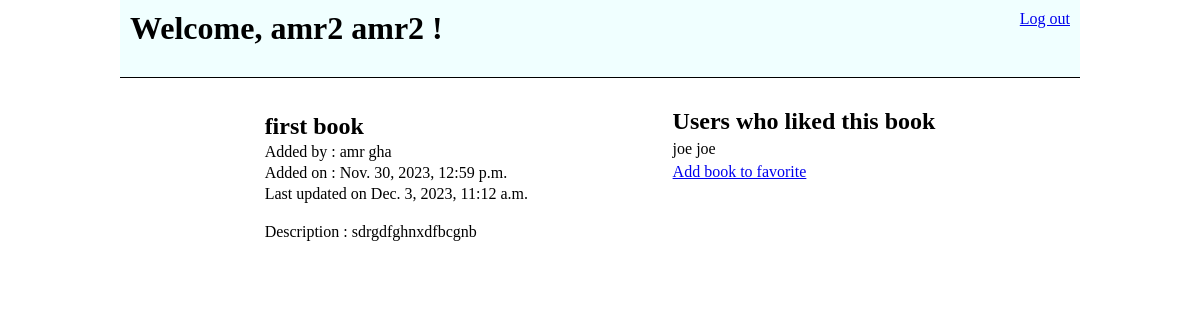
Screenshot of /book_details/3 (signed in) with the database file from the repository.
### favorite_books_app/models.py (models this page shows)
class User(models.Model):
    first_name = models.CharField(max_length=45)
    last_name = models.CharField(max_length=45)
    email_address = models.CharField(max_length = 45)
    password = models.CharField(max_length=100)
    created_at = models.DateTimeField(auto_now_add=True)
    updated_at = models.DateTimeField(auto_now=True)
    objects = usermanager()

class Book(models.Model):
    title = models.CharField(max_length=45)
    desc = models.TextField(null=True)
    created_at = models.DateTimeField(auto_now_add=True)
    updated_at = models.DateTimeField(auto_now=True)
    fav_users = models.ManyToManyField(User, related_name='fav_books')
    my_user = models.ForeignKey(User, related_name='books', on_delete=models.CASCADE )
    objects = bookmanager()

### favorite_books_app/views.py (the view)
# urls.py: path('book_details/<id>',views.book_details),
def book_details(request,id):
    content = {
        'book': Book.objects.get(id = id),
        'fav_users':User.objects.filter(fav_books = Book.objects.get(id = id)),
        'current_user' : User.objects.get(id = request.session['id']),
    }
    return render(request,'book_details.html',content)

### favorite_books_app/templates/book_details.html (shortened to what this page needs)
<!DOCTYPE html>
<html lang="en">
<head>
    {% load static %}
    <link rel="stylesheet" href="{% static 'CSS/style.css' %}">
</head>
<body>
    <div class="container">
        <div class="header">
            <h1>Welcome, {{current_user.first_name}} {{current_user.last_name}} !</h1>
            <a href="/logout">Log out</a>
        </div>
        <div class="mid">
            <div class="left_panel">
                <ul id="book_details">
                    {% if book.my_user == current_user %}
                    <form action="/update/{{book.id}}" method="post">{% csrf_token %}
                        <input type="text" name="title" id="title" class="field" value="{{book.title}}">
                        {% else %}
                        <li>
                            <h2>{{book.title}}</h2>
                        </li>
                        {% endif %}
                        <li>Added by : {{book.my_user.first_name}} {{book.my_user.last_name}}</li>
                        <li>Added on : {{book.created_at}}</li>
                        <li>Last updated on {{book.updated_at}}</li>
                        <li>Description :
                            {% if book.my_user == current_user %}
                            <textarea name="desc" id="desc" cols="30" rows="10" class="field"
                                placeholder="{{book.desc}}" value="{{book.desc}}"></textarea>
                            <div class="submit_delete">
                                <input type="submit" name="submit" class="button">
                    </form>
                    <form action="/delete/{{book.id}}" method="post">{% csrf_token %}
                        <input type="submit" name="Delete" id="delete" class="button" value="Delete">
                    </form>
            </div>
            {% else %}
            {{book.desc}}
            {% endif %}
            </li>
            </ul>
        </div>
        <div class="right_panel">
            <h2>Users who liked this book</h2>
            <ul>
                {% for user in fav_users %}
                <li>{{user.first_name}} {{user.last_name}}
                </li>
                {% endfor %}
            </ul>
            {% if book not in current_user.fav_books.all %}
            <a href="/add_to_favorite/{{book.id}}">Add book to favorite</a>
            {% endif %}
        </div>
    </div>
    </div>
</body>
</html>

### favorite_books_app/static/CSS/style.css (style rules this page uses)
* { padding: 0; margin: 0; border: 0; outline: 0; }
.container { margin: 0 auto; padding:0px 10%; }
.container .header { display: flex; justify-content: space-between; padding: 10px 10px 30px 10px; border-bottom: 1px solid black; background-color:azure; }
.mid { padding-top: 30px; display: flex; align-items: flex-start; justify-content: space-evenly; margin-bottom: 30px; }
.left_panel, .right_panel { display: flex; flex-direction: column; align-items: stretch; justify-content: space-between; }
ul { margin: 2px 0px; list-style: none; }
ul li { margin: 3px 0; }
#book_details li:last-child { margin-top: 20px; display: flex; flex-direction: column; gap: 10px; }

### rows the page displays
User: first_name "amr2", last_name "amr2"
Book: title "first book", my_user.first_name "amr", my_user.last_name "gha", created_at "Nov. 30, 2023, 12:59 p.m.", updated_at "Dec. 3, 2023, 11:12 a.m.", desc "sdrgdfghnxdfbcgnb"
User: first_name "joe", last_name "joe"
